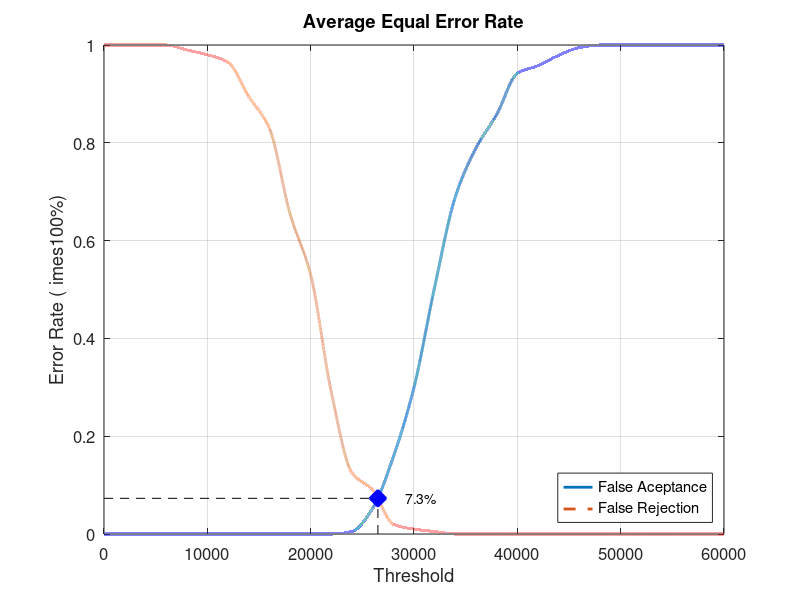
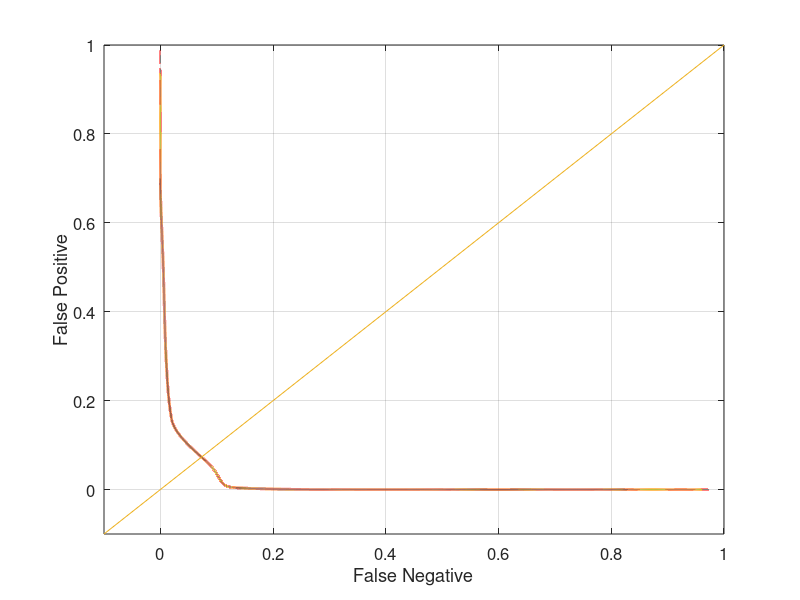

Here is the MATLAB script that generated these plots, in order:
close all;
clear;
clc;
x = 0:2000:60000;
xq = 0:0.5:60000;

y0 = [0 0 0 0 0 0 0 0 0 0 0 0 0.00526316 0.0526316 0.157895 0.3 0.505263 0.689474 0.789474 0.857895 0.942105 0.957895 0.978947 0.994737 1 1 1 1 1 1 1]
yy0 = interp1(x, y0, xq, 'pchip');
y1 = [1 1 1 1 0.99 0.98 0.965 0.895 0.83 0.655 0.53 0.29 0.125 0.09 0.02 0.01 0.005 0 0 0 0 0 0 0 0 0 0 0 0 0 0]
yy1 = interp1(x, y1, xq, 'pchip');

% Calculating EER: 
y2 = abs(y0 - y1);
find(y2 == min(y2))
yy2 = abs(yy0 - yy1);
xEER = find(yy2 == min(yy2));
xEERIndex = xq(xEER) % X-axis EER
yEER = yy0(xEER) % Y-axis EER

main = figure
plot(xq, yy0,'-','LineWidth', 2);	hold on
plot(xq, yy1,'--','LineWidth', 2);	hold on
plot([xEERIndex xEERIndex], [0 yEER], 'k--');	hold on
plot([0 xEERIndex], [yEER yEER], 'k--');	hold on
plot(xEERIndex, yEER, 'bx', 'LineWidth', 10);	hold on
text(xEERIndex + 10 * xEERIndex / 100, yEER, [num2str(round((10000 * yEER)) / 100) '%'])
legend('False Aceptance', 'False Rejection', 'Location', 'SouthEast')
xlabel('Threshold')
ylabel('Error Rate (	imes100%)')
title('Average Equal Error Rate')
set(gca, 'FontSize', 12)
axis([0 60000 0 1])
grid on

print(main, 'Database4_1Main', '-dpng');
FNRxFPR = figure('Color', [1 1 1]);
plot(yy1, yy0, '-', yy1, yy0, 'LineWidth', 2);
hold on
y = -0.1:0.1:1
plot(y, y); 
set(gca, 'FontSize', 12)
xlabel('False Negative')
ylabel('False Positive')
axis([-0.1 1 -0.1 1])
set(gca, 'FontSize', 12)
grid on

print(FNRxFPR, 'Database4_1FNRxFPR','-dpng');
